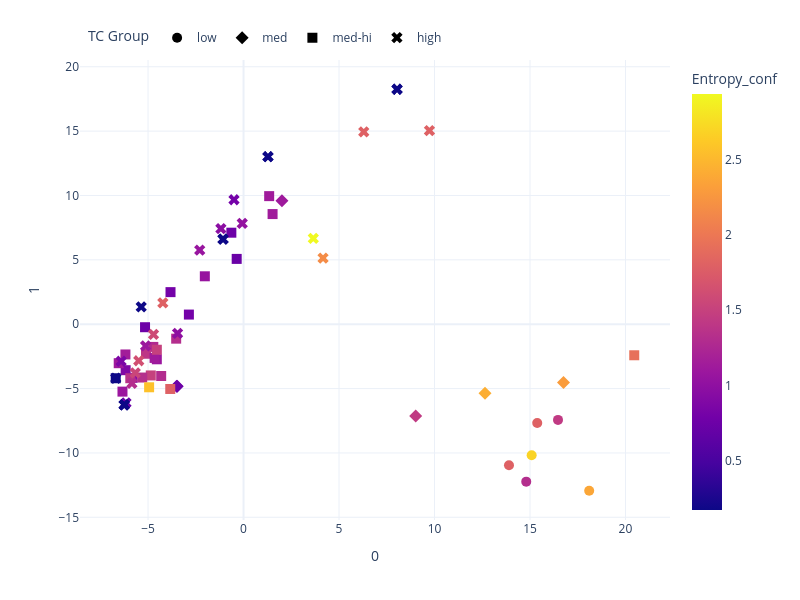

Notebook source saved alongside this figure:
### Code cell
PCA_plotter(plot_df_ss, 'Entropy_conf', model_name, save_name=save_name+"_ss", save=save)

### Figure 1 — Plotly figure (JSON) as saved in the notebook; plotly's stock layout.template omitted (floating-point values rounded to 4 significant figures; data arrays with more than 128 entries replaced by an {"elided": "..."} marker saying what was removed)
{"data": [{"customdata": [[1.053, 0.6813, 157.2, 109.1, 1.432, 1.58], [1.066, 0.6783, 153.8, 105.9, 1.8, 1.47], [1.06, 0.6783, 154.6, 105.9, 1.8, 1.52], [1.046, 0.6813, 158.2, 109.1, 2.692, 1.45], [1.046, 0.66, 158.2, 91.36, 2.377, 1.36], [1.056, 0.6625, 156.0, 69.55, 1.313, 1.4]], "hovertemplate": "<b>%{hovertext}</b><br><br>TC Group=low<br>0=%{x}<br>1=%{y}<br>RA=%{customdata[0]}<br>RB=%{customdata[1]}<br>MA=%{customdata[2]}<br>MB=%{customdata[3]}<br>Entropy_conf=%{marker.color}<br>Target TC=%{customdata[5]}<extra></extra>", "hovertext": ["Gd2(Zr1/4Hf1/4Sn1/4Ti1/4)2O7", "(Sm1/2Gd1/2)2(Zr1/3Hf1/3Ti1/3)2O7", "(Gd1/2Eu1/2)2(Zr1/3Hf1/3Ti1/3)2O7", "(Sm1/4Gd1/4Eu1/4Yb1/4)2(Zr1/4Hf1/4Sn1/4Ti1/4)2O7", "(Sm1/4Gd1/4Eu1/4Yb1/4)2(Zr1/4Hf1/4Ti1/2)2O7", "(Sm3/4Yb1/4)2(Zr1/2Ti1/2)2O7"], "legendgroup": "low", "marker": {"color": [1.432, 1.8, 1.8, 2.692, 2.377, 1.313], "coloraxis": "coloraxis", "size": 10, "symbol": "circle"}, "mode": "markers", "name": "low", "orientation": "v", "showlegend": true, "type": "scatter", "x": [16.47, 13.9, 15.38, 15.09, 18.1, 14.8], "xaxis": "x", "y": [-7.435, -10.96, -7.677, -10.18, -12.94, -12.23], "yaxis": "y"}, {"customdata": [[1.083, 0.72, 151.5, 91.22, 0.7499, 1.771], [1.083, 0.72, 151.5, 91.22, 0.7499, 1.773], [1.075, 0.72, 137.0, 91.22, 1.114, 1.798], [1.079, 0.6813, 150.4, 109.1, 1.432, 1.73], [1.066, 0.6813, 153.2, 109.1, 2.43, 1.67], [1.066, 0.6558, 153.2, 88.67, 2.3, 1.71]], "hovertemplate": "<b>%{hovertext}</b><br><br>TC Group=med<br>0=%{x}<br>1=%{y}<br>RA=%{customdata[0]}<br>RB=%{customdata[1]}<br>MA=%{customdata[2]}<br>MB=%{customdata[3]}<br>Entropy_conf=%{marker.color}<br>Target TC=%{customdata[5]}<extra></extra>", "hovertext": ["*Gd1.33Ce0.67Zr2.00O7.00", "*Gd1.33Ce0.67Zr2.00O7.00", "*La0.56Gd1.00Y0.44Zr2.00O7.00", "Sm2(Zr1/4Hf1/4Sn1/4Ti1/4)2O7", "(Sm1/3Gd1/3Eu1/3)2(Zr1/4Hf1/4Sn1/4Ti1/4)2O7", "(Sm1/3Gd1/3Eu1/3)2(Zr1/6Hf1/6Sn1/6Ti1/2)2O7"], "legendgroup": "med", "marker": {"color": [0.7499, 0.7499, 1.114, 1.432, 2.43, 2.3], "coloraxis": "coloraxis", "size": 10, "symbol": "diamond"}, "mode": "markers", "name": "med", "orientation": "v", "showlegend": true, "type": "scatter", "x": [-3.473, -3.503, 2.011, 9.014, 12.64, 16.76], "xaxis": "x", "y": [-4.827, -4.816, 9.6, -7.131, -5.362, -4.528], "yaxis": "y"}, {"customdata": {"elided": "27x6 float values"}, "hovertemplate": "<b>%{hovertext}</b><br><br>TC Group=med-hi<br>0=%{x}<br>1=%{y}<br>RA=%{customdata[0]}<br>RB=%{customdata[1]}<br>MA=%{customdata[2]}<br>MB=%{customdata[3]}<br>Entropy_conf=%{marker.color}<br>Target TC=%{customdata[5]}<extra></extra>", "hovertext": ["*Sm2.00Zr2.00O7.00", "*Sm1.38Eu0.15Dy0.46Zr2.00O7.00", "*Sm1.33Gd0.44Dy0.22Zr2.00O7.00", "*Nd0.86Sm0.76Er0.38Zr2.00O7.00", "*La0.53Gd0.53Dy0.95Zr2.00O7.00", "*Dy0.67Pr1.33Zr2.00O7.00", "*Nd0.70Sm0.09Eu0.70Ce0.52Zr2.00O7.00", "*Sm0.86Dy0.29Ce0.86Zr2.00O7.00", "*La1.00Sm0.25Eu0.75Zr2.00O7.00", "*Nd0.86Sm0.29Gd0.86Zr2.00O7.00", "*Gd0.63Dy0.21Pr0.84Ce0.32Zr2.00O7.00", "*Nd1.00Dy1.00Zr2.00O7.00", "*La1.38Yb0.62Zr2.00O7.00", "*Eu0.53Y0.53Pr0.95Zr2.00O7.00", "*Sm0.58Gd0.33Eu0.67Pr0.08Ce0.33Zr2.00O7.00", "*La1.33Sm0.67Zr2.00O7.00", "*Nd0.86Sm0.57Pr0.57Zr2.00O7.00", "*Sm0.24Tm0.72Pr0.40Ce0.64Zr2.00O7.00", "*La0.09Y0.78Dy0.26Pr0.17Ce0.70Zr2.00O7.00", "*Nd0.92Gd1.08Zr2.00O7.00", "*Sm0.10Gd0.70Ho0.60Ce0.60Zr2.00O7.00", "*Eu0.80Tm0.40Ce0.80Zr2.00O7.00", "*Eu0.55Dy0.55Er0.30Pr0.06Ce0.55Zr2.00O7.00", "*Nd0.18Gd0.36Pr0.73Ce0.73Zr2.00O7.00", "(Sm1/3Gd1/3Eu1/3)2(Zr1/2Hf1/2)2O7", "(Sm1/3Gd1/3Eu1/3)2(Zr1/12Hf1/12Sn1/12Ti3/4)2O7", "(La1/7Nd1/7Sm1/7Gd1/7Eu1/7Pr1/7Ce1/7)2(Zr1/2Hf1/2)2O7"], "legendgroup": "med-hi", "marker": {"color": [0.1713, 0.8897, 0.9428, 1.123, 1.132, 0.7499, 1.282, 1.084, 1.057, 1.084, 1.314, 0.8014, 0.7324, 1.132, 1.494, 0.7499, 1.152, 1.361, 1.398, 0.7987, 1.298, 1.13, 1.494, 1.32, 1.8, 1.931, 2.57], "coloraxis": "coloraxis", "size": 10, "symbol": "square"}, "mode": "markers", "name": "med-hi", "orientation": "v", "showlegend": true, "type": "scatter", "x": [-6.692, -6.174, -5.812, -6.536, 1.52, -0.6386, -4.725, -6.339, -2.027, -4.541, -3.527, -3.824, -0.3587, 1.342, -4.858, -5.158, -6.185, -5.93, -5.107, -2.862, -4.313, -4.659, -4.54, -5.306, -3.838, 20.46, -4.945], "xaxis": "x", "y": [-4.198, -3.572, -4.165, -3.028, 8.555, 7.109, -1.764, -5.237, 3.722, -2.725, -1.123, 2.492, 5.073, 9.949, -3.98, -0.2341, -2.35, -4.196, -2.296, 0.7473, -4.023, -2.62, -1.984, -4.142, -5.031, -2.414, -4.9], "yaxis": "y"}, {"customdata": {"elided": "28x6 float values"}, "hovertemplate": "<b>%{hovertext}</b><br><br>TC Group=high<br>0=%{x}<br>1=%{y}<br>RA=%{customdata[0]}<br>RB=%{customdata[1]}<br>MA=%{customdata[2]}<br>MB=%{customdata[3]}<br>Entropy_conf=%{marker.color}<br>Target TC=%{customdata[5]}<extra></extra>", "hovertext": ["*La0.62Y0.34Er0.28Pr0.28Ce0.48Zr2.00O7.00", "*Pr2.00Zr2.00O7.00", "*Sm0.18Er0.18Ce1.64Zr2.00O7.00", "*Eu0.20Ho0.90Pr0.90Zr2.00O7.00", "*Ce2.00Zr2.00O7.00", "*Pr2.00Zr2.00O7.00", "*Ce2.00Zr2.00O7.00", "*La1.12Nd0.38Er0.50Zr2.00O7.00", "*La2.00Zr2.00O7.00", "*Ce2.00Zr2.00O7.00", "*Nd1.45Sm0.18Ce0.36Zr2.00O7.00", "*La1.14Nd0.14Pr0.71Zr2.00O7.00", "*Tm0.42Ho0.42Er0.21Ce0.95Zr2.00O7.00", "*La0.84Y0.32Ce0.84Zr2.00O7.00", "*Eu2.00Zr2.00O7.00", "*Eu1.08Ho0.15Ce0.77Zr2.00O7.00", "*La0.20Sm0.20Ho0.53Pr0.47Ce0.60Zr2.00O7.00", "*Eu2.00Zr2.00O7.00", "*Nd2.00Zr2.00O7.00", "La2Zr2O7", "Sm2Zr2O7", "La2(Zr1/2Hf1/2)2O7", "(La1/2Pr1/2)2(Zr1/3Hf1/3Sn1/3)2O7", "(Gd1/2Eu1/2)2(Zr1/3Hf1/3Sn1/3)2O7", "(La1/3Nd1/3Pr1/3)2(Zr1/2Hf1/2)2O7", "(Sm1/3Gd1/3Eu1/3)2(Zr1/3Hf1/3Sn1/3)2O7", "(La1/5Nd1/5Sm1/5Eu1/5Ce1/5)2Zr2O7", "(La1/7Nd1/7Sm1/7Gd1/7Eu1/7Pr1/7Ce1/7)2(Zr1/3Hf1/3Sn1/3)2O7"], "legendgroup": "high", "marker": {"color": [1.586, 0.1713, 0.7169, 1.034, 0.1713, 0.1713, 0.1713, 1.066, 0.1713, 0.1713, 0.8618, 0.9677, 1.305, 1.098, 0.1713, 0.9878, 1.547, 0.1713, 0.1713, 0.1713, 0.1713, 0.8014, 1.8, 1.8, 1.8, 2.169, 1.634, 2.939], "coloraxis": "coloraxis", "size": 10, "symbol": "x"}, "mode": "markers", "name": "high", "orientation": "v", "showlegend": true, "type": "scatter", "x": [-4.715, -1.074, -6.155, -0.06797, -6.249, -1.074, -6.249, -2.295, 1.279, -6.249, -6.409, -1.187, -5.847, -5.13, 8.038, -3.455, -5.67, 8.038, -5.359, 1.279, -6.692, -0.4999, 6.295, 9.734, -4.226, 4.163, -5.487, 3.653], "xaxis": "x", "y": [-0.7929, 6.605, -6.105, 7.827, -6.263, 6.605, -6.263, 5.757, 13.01, -6.263, -2.877, 7.42, -4.592, -1.688, 18.25, -0.7116, -3.781, 18.25, 1.344, 13.01, -4.198, 9.667, 14.94, 15.04, 1.656, 5.138, -2.841, 6.662], "yaxis": "y"}], "layout": {"coloraxis": {"cmax": 2.939, "cmin": 0.1713, "colorbar": {"title": {"text": "Entropy_conf"}}, "colorscale": [[0, "#0d0887"], [0.1111, "#46039f"], [0.2222, "#7201a8"], [0.3333, "#9c179e"], [0.4444, "#bd3786"], [0.5556, "#d8576b"], [0.6667, "#ed7953"], [0.7778, "#fb9f3a"], [0.8889, "#fdca26"], [1, "#f0f921"]]}, "height": 600, "legend": {"orientation": "h", "title": {"text": "TC Group"}, "tracegroupgap": 0, "x": 0.01, "xanchor": "left", "y": 1.08, "yanchor": "top"}, "margin": {"t": 60}, "width": 800, "xaxis": {"anchor": "y", "domain": [0, 1], "title": {"text": "0"}}, "yaxis": {"anchor": "x", "domain": [0, 1], "title": {"text": "1"}}}}
